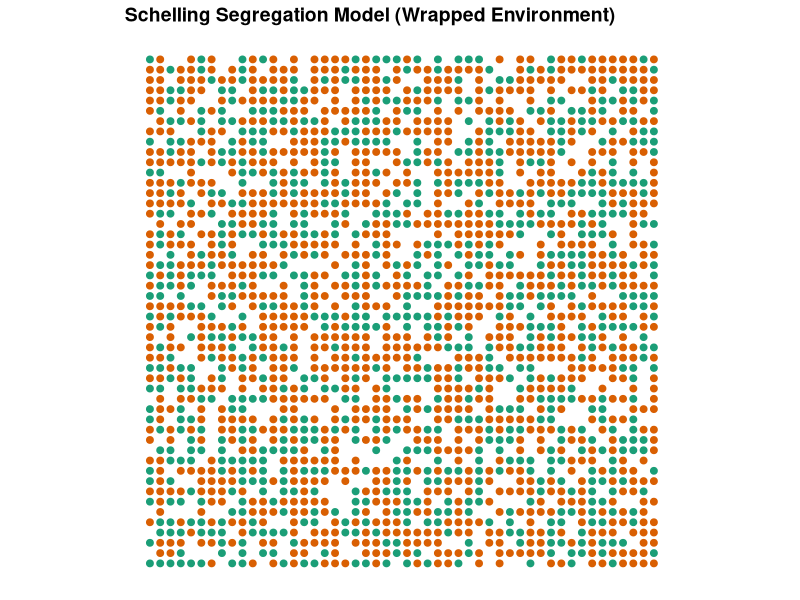

Recreate this plot in R. (Note: a time limit stopped this script after it produced the figure.)
#Schelling Segregation Model with uneven preferences (wrapped)
# Based on David Zimmerman's example at: https://www.r-bloggers.com/agent-based-modelling-with-data-table-or-how-to-model-urban-migration-with-r/

initiateSchelling_wrapped <- function(dimensions = c(10, 10), n_races = 4, perc_empty = 0.2, perc_maj = .75){
  require(data.table)
  # create "races" based on colors
  dims <<- dimensions
  races <<- colours()[1:n_races]
  min_races <- races[2:length(races)]
  
  # get number of homes (equal to number of cells)
  n_homes = prod(dimensions)
  # calculates the number of agents (cells minus the percent of empty homes)
  count_agents <- floor(n_homes * (1 - perc_empty))
  
  # the characteristics that a home can have -- either empty or a particular race
  races <- c("empty", races)
  # the probabilities of a home having each characteristic
  probabilities <- c(perc_empty, 
                     (1-perc_empty)*perc_maj, 
                     rep((1 - perc_empty - (1-perc_empty)*perc_maj)/(n_races-1), times = n_races-1)
  )
  
  # creates the global schelling data.table
  schelling <<- data.table(id = 1:prod(dimensions),
                           x = rep(1:dimensions[1], 
                                   dimensions[2]),
                           y = rep(1:dimensions[2], 
                                   each = dimensions[1]),
                           race = sample(x = races, 
                                         size = n_homes, 
                                         prob = probabilities,
                                         replace = TRUE),
                           # used to find the satisfaction of each home
                           unsatisfied = rep(NA, prod(dimensions)))
}

plotSchelling <- function(title){
  require(data.table)
  require(ggplot2)
  require(RColorBrewer)
  # get races to get the right number of colors
  races <- unique(schelling$race)
  
  # find the dimensions of the grid to get the best dot size
  dims <- c(max(schelling$x), max(schelling$y))
  
  # create colors
  # check if there are 3 or fewer races, 
  # this would create issues with brewer.pal 
  # RColorBrewer otherwise
  if (length(races) <= 3) {
    colors <- brewer.pal(3, "Dark2")
  } else {
    colors <- brewer.pal(length(races), "Dark2")
  }
  
  # plot the graph  
  p <- ggplot(data = schelling[race != "empty"], 
              aes(x = x, y = y, color = race)) + 
    # resize dots to grid
    geom_point(size = 100/sqrt(prod(dims))) +  
    scale_colour_manual(values = colors) + 
    # theme: mostly blank
    theme_bw() + 
    theme(axis.line = element_blank(),
          axis.text.x = element_blank(),
          axis.text.y = element_blank(),
          axis.ticks = element_blank(),
          axis.title.x = element_blank(),
          axis.title.y = element_blank(),
          legend.position = "none",
          panel.background = element_blank(),
          panel.border = element_blank(),
          panel.grid.major = element_blank(),
          panel.grid.minor = element_blank(),
          plot.background = element_blank(),
          plot.title = element_text(lineheight=3, 
                                    face="bold", 
                                    color="black", 
                                    size=14)) +
    # fix axes to avoid distortion in the picture
    coord_fixed(ratio = 1) + 
    # add the title
    ggtitle(title)
  
  return(p)
}

iterate_wrapped <- function(n = 10, dom_sim_threshold = .9, min_sim_threshold = .1){
  require(data.table)
  # subfunction that checks for a given x and y value if the agent is 
  # unsatisfied (returns TRUE or FALSE)
  is.unsatisfied_wrapped <- function(x_value, y_value, 
                             dom_sim_threshold = dom_sim_threshold,
                             min_sim_threshold = min_sim_threshold){
    # gets the race and id for the agent
  cur_race <- schelling[x == x_value & y == y_value, race]
  cur_id <- schelling[x == x_value & y == y_value, id]

    #sub-subfunction to identify agent's neighbors
  select.neighbors <- function(dimensions){

    #Identify coordinates of neighbors (adjusts wrapping based on position of agent)
    neighbors <- as.data.frame(matrix(NA, nrow = 8, ncol = 2))
    if(x_value == 1 & y_value == 1){
      neighbors[1,] <- schelling[x == dimensions[1] & y == y_value+1, 2:3]
      neighbors[2,] <- schelling[x == x_value & y == y_value+1, 2:3]
      neighbors[3,] <- schelling[x == x_value+1 & y == y_value+1, 2:3]
      neighbors[4,] <- schelling[x == dimensions[1] & y == y_value, 2:3]
      neighbors[5,] <- schelling[x == x_value+1 & y == y_value, 2:3]
      neighbors[6,] <- schelling[x == dimensions[1] & y == dimensions[2], 2:3]
      neighbors[7,] <- schelling[x == x_value & y == dimensions[2], 2:3]
      neighbors[8,] <- schelling[x == x_value+1 & y == dimensions[2], 2:3]
    }
    if(x_value == 1 & y_value %in% c(2:(dimensions[2]-1))){
      neighbors[1,] <- schelling[x == dimensions[1] & y == y_value+1, 2:3]
      neighbors[2,] <- schelling[x == x_value & y == y_value+1, 2:3]
      neighbors[3,] <- schelling[x == x_value+1 & y == y_value+1, 2:3]
      neighbors[4,] <- schelling[x == dimensions[1] & y == y_value, 2:3]
      neighbors[5,] <- schelling[x == x_value+1 & y == y_value, 2:3]
      neighbors[6,] <- schelling[x == dimensions[1] & y == y_value-1, 2:3]
      neighbors[7,] <- schelling[x == x_value & y == y_value-1, 2:3]
      neighbors[8,] <- schelling[x == x_value+1 & y == y_value-1, 2:3]
    }
    if(x_value == 1 & y_value == dimensions[2]){
      neighbors[1,] <- schelling[x == dimensions[1] & y == 1, 2:3]
      neighbors[2,] <- schelling[x == x_value & y == 1, 2:3]
      neighbors[3,] <- schelling[x == x_value+1 & y == 1, 2:3]
      neighbors[4,] <- schelling[x == dimensions[1] & y == y_value, 2:3]
      neighbors[5,] <- schelling[x == x_value+1 & y == y_value, 2:3]
      neighbors[6,] <- schelling[x == dimensions[1] & y == y_value-1, 2:3]
      neighbors[7,] <- schelling[x == x_value & y == y_value-1, 2:3]
      neighbors[8,] <- schelling[x == x_value+1 & y == y_value-1, 2:3]
    }
    if(x_value %in% c(2:(dimensions[1]-1)) & y_value == 1){
      neighbors[1,] <- schelling[x == x_value-1 & y == y_value+1, 2:3]
      neighbors[2,] <- schelling[x == x_value & y == y_value+1, 2:3]
      neighbors[3,] <- schelling[x == x_value+1 & y == y_value+1, 2:3]
      neighbors[4,] <- schelling[x == x_value-1 & y == y_value, 2:3]
      neighbors[5,] <- schelling[x == x_value+1 & y == y_value, 2:3]
      neighbors[6,] <- schelling[x == x_value-1 & y == dimensions[2], 2:3]
      neighbors[7,] <- schelling[x == x_value & y == dimensions[2], 2:3]
      neighbors[8,] <- schelling[x == x_value+1 & y == dimensions[2], 2:3]
    }
    if(x_value %in% c(2:(dimensions[1]-1)) & y_value %in% c(2:(dimensions[2]-1))){
      neighbors[1,] <- schelling[x == x_value-1 & y == y_value+1, 2:3]
      neighbors[2,] <- schelling[x == x_value & y == y_value+1, 2:3]
      neighbors[3,] <- schelling[x == x_value+1 & y == y_value+1, 2:3]
      neighbors[4,] <- schelling[x == x_value-1 & y == y_value, 2:3]
      neighbors[5,] <- schelling[x == x_value+1 & y == y_value, 2:3]
      neighbors[6,] <- schelling[x == x_value-1 & y == y_value-1, 2:3]
      neighbors[7,] <- schelling[x == x_value & y == y_value-1, 2:3]
      neighbors[8,] <- schelling[x == x_value+1 & y == y_value-1, 2:3] 
    }
    if(x_value %in% c(2:(dimensions[1]-1)) & y_value == dimensions[2]){
      neighbors[1,] <- schelling[x == x_value-1 & y == 1, 2:3]
      neighbors[2,] <- schelling[x == x_value & y == 1, 2:3]
      neighbors[3,] <- schelling[x == x_value+1 & y == 1, 2:3]
      neighbors[4,] <- schelling[x == x_value-1 & y == y_value, 2:3]
      neighbors[5,] <- schelling[x == x_value+1 & y == y_value, 2:3]
      neighbors[6,] <- schelling[x == x_value-1 & y == y_value-1, 2:3]
      neighbors[7,] <- schelling[x == x_value & y == y_value-1, 2:3]
      neighbors[8,] <- schelling[x == x_value+1 & y == y_value-1, 2:3]
    }
    if(x_value == dimensions[1] & y_value == 1){
      neighbors[1,] <- schelling[x == x_value-1 & y == y_value+1, 2:3]
      neighbors[2,] <- schelling[x == x_value & y == y_value+1, 2:3]
      neighbors[3,] <- schelling[x == 1 & y == y_value+1, 2:3]
      neighbors[4,] <- schelling[x == x_value-1 & y == y_value, 2:3]
      neighbors[5,] <- schelling[x == 1 & y == y_value, 2:3]
      neighbors[6,] <- schelling[x == x_value-1 & y == dimensions[2], 2:3]
      neighbors[7,] <- schelling[x == x_value & y == dimensions[2], 2:3]
      neighbors[8,] <- schelling[x == 1 & y == dimensions[2], 2:3]
    }
    if(x_value == dimensions[1] & y_value %in% c(2:(dimensions[2]-1))){
      neighbors[1,] <- schelling[x == x_value-1 & y == y_value+1, 2:3]
      neighbors[2,] <- schelling[x == x_value & y == y_value+1, 2:3]
      neighbors[3,] <- schelling[x == 1 & y == y_value+1, 2:3]
      neighbors[4,] <- schelling[x == x_value-1 & y == y_value, 2:3]
      neighbors[5,] <- schelling[x == 1 & y == y_value, 2:3]
      neighbors[6,] <- schelling[x == x_value-1 & y == y_value-1, 2:3]
      neighbors[7,] <- schelling[x == x_value & y == y_value-1, 2:3]
      neighbors[8,] <- schelling[x == 1 & y == y_value-1, 2:3]
    }
    if(x_value == dimensions[1] & y_value == dimensions[2]){
      neighbors[1,] <- schelling[x == x_value-1 & y == 1, 2:3]
      neighbors[2,] <- schelling[x == x_value & y == 1, 2:3]
      neighbors[3,] <- schelling[x == 1 & y == 1, 2:3]
      neighbors[4,] <- schelling[x == x_value-1 & y == y_value, 2:3]
      neighbors[5,] <- schelling[x == 1 & y == y_value, 2:3]
      neighbors[6,] <- schelling[x == x_value-1 & y == y_value-1, 2:3]
      neighbors[7,] <- schelling[x == x_value & y == y_value-1, 2:3]
      neighbors[8,] <- schelling[x == 1 & y == y_value-1, 2:3]
    }
    names(neighbors) <- c("x","y")
    
    ids <- schelling[x %in% neighbors$x & y %in% neighbors$y, id]
    
    return(ids)
  }
    # checks if the home is empty
  if (cur_race == "empty"){
    return(FALSE) # empty houses can't be unsatisfied
  }else{
    neighbor.ids <- select.neighbors(dimensions = dims)

    # counts simliar neighbors
    count_similar <- sum(schelling[id %in% neighbor.ids, 
                                      id != cur_id &
                                      race == cur_race])
    # counts different neighbors
    count_different <- sum(schelling[id %in% neighbor.ids, 
                                        id != cur_id &
                                        race != cur_race & 
                                        race != "empty"])
    
    # calculates the ratio
    ratio <- count_similar/(count_similar + count_different)
    
    # returns TRUE if the ratio is less than or equal to the threshold
    if(cur_race == races[1]){
      return(ratio <= dom_sim_threshold)
    }else{
      return(ratio <= min_sim_threshold)
    }
  }
  }

  # creates a ProgressBar
  pb <- txtProgressBar(min = 0, max = 1, style = 3)
  # and tracks time
  t <- Sys.time()
  
  #sets empty vector of ratios
  ratios.unsatisfied <- c(NULL)
  
  # iterates
  for (iterate in 1:n){
    # fills the boolean vector "unsatisfied" 
    # indicates if the household is unsatisfied 
    schelling[, unsatisfied := is.unsatisfied_wrapped(x_value = x, 
                                              y_value = y, 
                                              dom_sim_threshold = dom_sim_threshold,
                                              min_sim_threshold = min_sim_threshold),
              by = 1:nrow(schelling)]
    
    ratio.unsatisfied <- sum(schelling$unsatisfied)/nrow(schelling)
    ratios.unsatisfied <- c(ratios.unsatisfied, ratio.unsatisfied)
    
    # move unsatisfied agents to an empty house
    # find the IDs that are empty where agents can migrate to
    emptyIDs <- schelling[race == "empty", id] # finds the id of empty houses
    
    # finds the origin of the agents moving, 
    oldIDs <- schelling[(unsatisfied), id] # origin
    
    # generates new IDs for each household moving
    # note that households can move to the house of other moving agents
    # also, agents can (by a small chance) choose to "move" to their 
    # existing home
    newIDs <- sample(x = c(emptyIDs, oldIDs), 
                     size = length(oldIDs), 
                     replace = F) # target
    
    # cast a new data.table showing migration from origin_id to target-id
    transition <- data.table(origin = oldIDs, 
                             oldRace = schelling[id %in% oldIDs, race],
                             target = newIDs)
    
    # move agents to the new homes
    schelling[id %in% transition$origin]$race = "empty"
    schelling[id %in% transition$target]$race = transition$oldRace
    
    # orders and reset schelling
    schelling <<- schelling[order(id)]
    
    # updates the ProgressBar
    setTxtProgressBar(pb, iterate/n)
  }
  close(pb)
  timedif <- Sys.time() - t
  
  # print out statistics for the calculation time
  print(paste0("Time for calculation in seconds: ", round(timedif, 3), " or: ",
               round(n / as.numeric(timedif), 3), " iterations per second"))
  print(ratios.unsatisfied)
  plotSchelling(title = paste0("Schelling Segregation Model after ", n, " Iterations (Wrapped)"))
}

initiateSchelling_wrapped(dimensions = c(50,50), n_races = 2, perc_empty = .2, perc_maj = .6)
plotSchelling(title = "Schelling Segregation Model (Wrapped Environment)")
iterate_wrapped(n = 10, dom_sim_threshold = .5, min_sim_threshold = .5)
